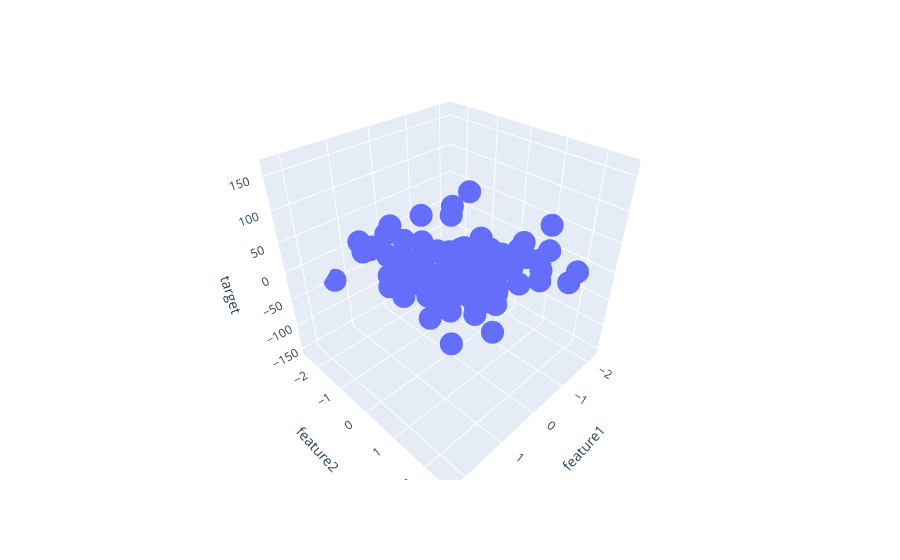

Here is the notebook cell this chart was saved with:
### Code cell
fig=px.scatter_3d(df,x='feature1',y='feature2',z='target')
fig.show()
